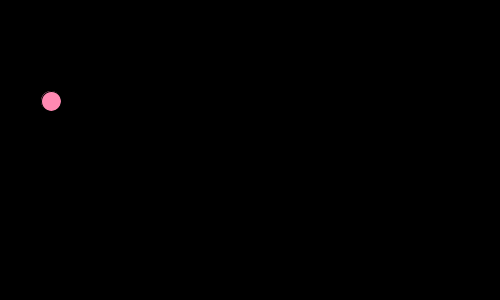
Frame 1 (no input)
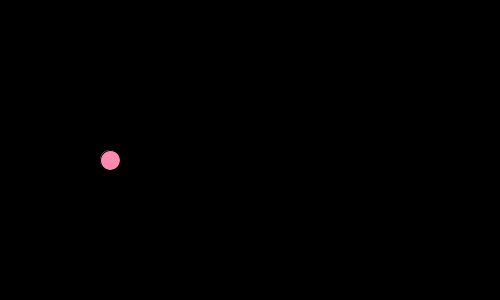
Frame 60 (the mouse pressed at the canvas centre just before this capture)
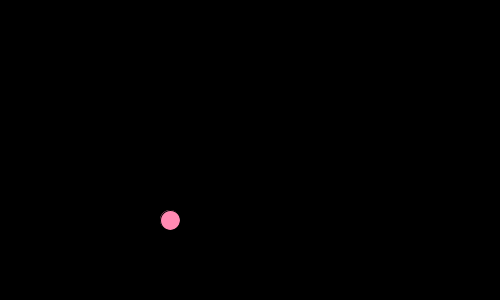
Frame 120 (the mouse held since frame 60 and released just before this capture)

The Processing sketch that drew these frames (run headless with seeded random() and noise(); from frame 60 on, the mouse is pressed at the canvas centre):

// Processing sketch: arithericmithic_object
// ── arithericmithic_object.pde

Ball myBall = new Ball();

void setup() {
  size(500, 300);

  //#FF89B2
  //255 , 137, 178
  println("Not fun");
  //exit();
}

void draw() {
  background(0);
  myBall.step();
  if (myBall.x - myBall.diameter*1/2 < width*0 || myBall.x + myBall.diameter*1/2 > width) {
    myBall.xSpeed *= -1;
  }

  if (myBall.y - myBall.diameter*1/2 < height*0 || myBall.y + myBall.diameter*1/2 > height) {
    myBall.ySpeed *= -1;
  }

  fill(myBall.colour);
  ellipse(myBall.x, myBall.y, myBall.diameter, myBall.diameter);
}

void keyPressed() {
}

void mousePressed() {
}

// ── Balls.pde
class Ball {
  float x = 50;
  float y = 100;
  float diameter = 20;
  color colour = color(255, 137, 178);

  float xSpeed = 1;
  float ySpeed = 1;

  void step() {
    myBall.x += myBall.xSpeed;
    myBall.y += myBall.ySpeed;
  }
}
